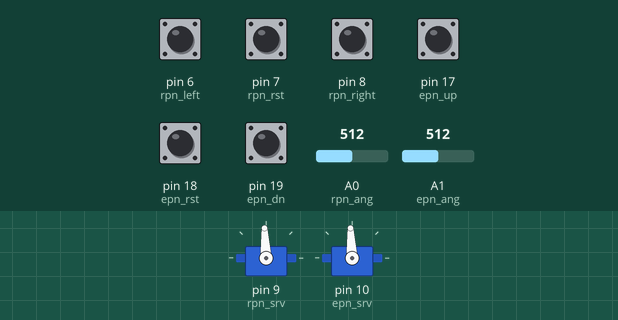
Simulated run of this sketch. Board: Arduino Uno, built with avr-gcc and run on an emulated ATmega328P. Shown: 2 × servo. Inputs (shaded band) come from the test bench; at power-on: pin 6 (rpn_left), pin 7 (rpn_rst), pin 8 (rpn_right), pin 17 (epn_up), pin 18 (epn_rst), pin 19 (epn_dn) HIGH, A0 (rpn_ang) = 512, A1 (epn_ang) = 512.

Above: at 1.2 s.
1.3 s: A0 (rpn_ang) set to 716
At 2.0 s:
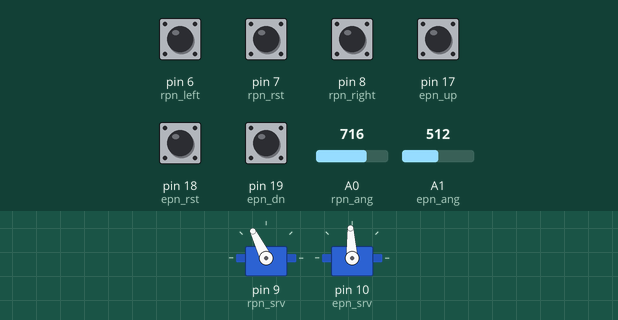
2.8 s: A1 (epn_ang) set to 716
At 3.2 s:
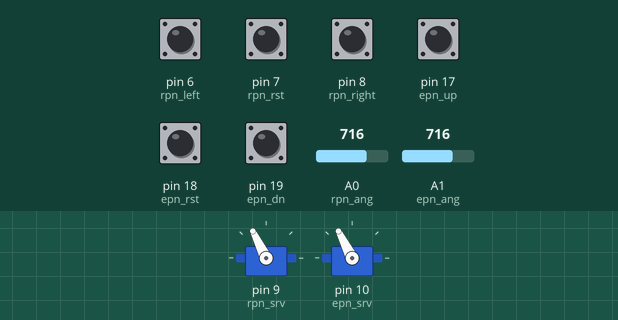
4.3 s: pin 6 (rpn_left) pulled LOW for 0.15 s
At 5.5 s:
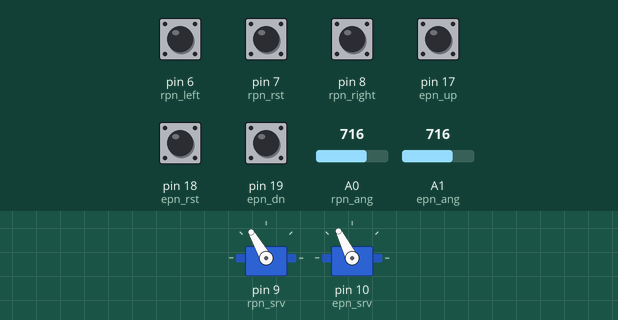
6.0 s: pin 17 (epn_up) pulled LOW for 0.15 s
At 6.8 s:
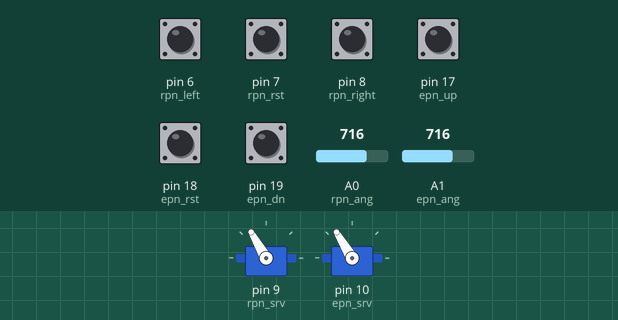
7.7 s: pin 7 (rpn_rst) pulled LOW for 0.15 s
At 9.1 s:
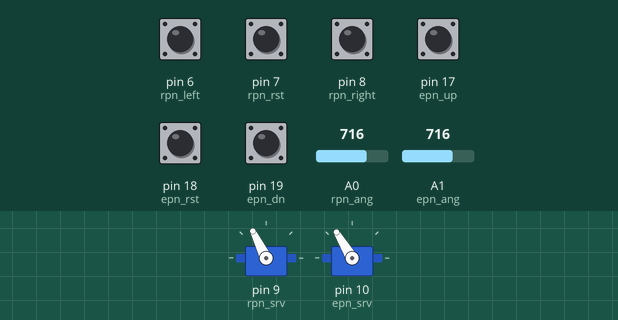
9.4 s: A1 (epn_ang) set to 900
At 10.6 s:
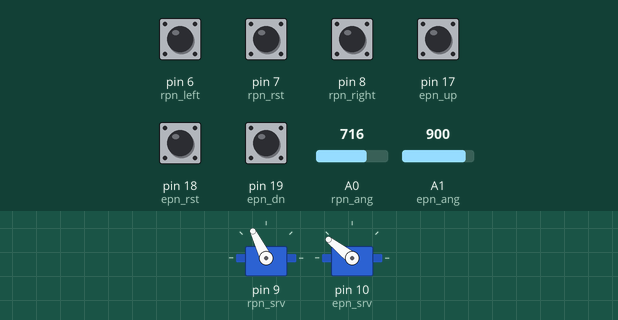
Timing chart, 0 to 11.9 s (numbered marks = the images above; inputs shaded):
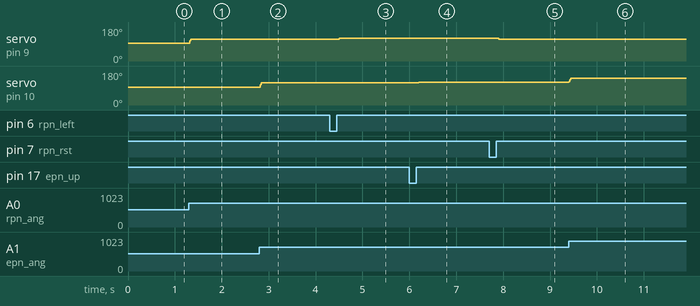

The sketch:

Alcedo_Y.ino
```cpp
/*
ラダー、エレベータ制御プログラム 2018
*/

#include <Servo.h>

//ラダーキーピン宣言
#define rpn_left 6
#define rpn_rst 7
#define rpn_right 8
//エレベータキーピン宣言
#define epn_up 17
#define epn_rst 18
#define epn_dn 19
//サーボピン宣言
#define rpn_srv 9
#define epn_srv 10
//アナログ入力ピン宣言
#define rpn_ang 0
#define epn_ang 1

//以下は各システム処理のための変数となります。スケッチの書き換えは基本、パラメータの部分のみで行ってください。

//パラメータ
//ラダー初期値
const short r_ang_max = 1023;   //アナログ上限値
const short r_ang_min = 0;   //アナログ下限値
const short r_ang_mdl = 512;   //アナログ中央値
const short  r_ang_crange = 0;  //アナログ中央値収束範囲
const boolean r_rvrs = false;     //パルス出力反転フラグ
//エレベータ初期値
const short e_ang_max = 1011;   //アナログ上限値
const short e_ang_min = 0;   //アナログ下限値
const short e_ang_mdl = 512;   //アナログ中央値
const short  e_ang_crange = 0;  //アナログ中央値収束範囲
const boolean e_rvrs = false;     //パルス出力反転フラグ
//ラダー、エレベータ共通初期値
const short pulse_max = 2100;     //パルス変換上限値
const short pulse_min = 900;      //パルス変換下限値
const short angle_max = 2100;     //パルス出力上限値
const short angle_min = 900;     //パルス出力下限値
const char trm_max = 6;           //トリム最大段数
const short mv = 40;              //トリム動作量
const short midle = 1500;         //サーボニュートラル位置
//このシステムの質に関わるパラメータ(あまり大きな値にしないで...)
const short d_avg = 50;           //A/D変換値の平均をとる範囲 1 < d_avg
const short dly = 200;           //トリム受付間隔(ms) チャタリングの防止
const short dband = 0;            //俯瞰幅 < r_mv, e_mv
//デバッグ用フラグ
const boolean v_test = false; //サーボへの信号の電圧のドロップを確認する用

//変数(書き換え禁止)
//トリム用変数
const boolean On = LOW;           //ボタンの状態(on)
const boolean Off = HIGH;         //ボタンの状態(off)
//ラダー用変数
char r_trm_cnt = 0;            //トリム段数
short r_angle;                 //サーボ出力角度
short bfr_angle;               //
short afr_angle;               //
boolean r_left, r_rst, r_right;     //キー入力状態
boolean rk_up, rk_rst, rk_dn;  //キー入力フラグ
short r_value;                 //アナログ読み取り値
short bfr_value[d_avg];               //アナログ読み取り値 before
short r_mv = 0;                //トリム動作量
Servo r_srv;                   //ラダーサーボ変数
unsigned long r_value_sum = 0; //
//エレベータ用変数
char e_trm_cnt = 0;            //トリム段数
short e_angle;                 //サーボ出力角度
short bfe_angle;               //
short afe_angle;               //
boolean e_up, e_rst, e_dn;     //キー入力状態
boolean ek_up, ek_rst, ek_dn;  //キー入力フラグ
short e_value;                 //アナログ読み取り値
short bfe_value[d_avg];               //アナログ読み取り値 before
short e_mv = 0;                //トリム動作量合計
Servo e_srv;                   //エレベータサーボ変数
unsigned long e_value_sum = 0; //

//以下よりメイン動作に関するスケッチとなります。書き換えは動作全体への影響を考慮した上で行ってください。

//パルス反転用関数
short reverse(short angle) {
  angle = angle_max - angle + angle_min;
  return angle;
}

//セットアップ
void setup() {

//ピン設定と入力プルアップ
  pinMode(rpn_left, INPUT_PULLUP);
  pinMode(rpn_rst, INPUT_PULLUP);
  pinMode(rpn_right, INPUT_PULLUP);
  pinMode(epn_up, INPUT_PULLUP);
  pinMode(epn_rst, INPUT_PULLUP);
  pinMode(epn_dn, INPUT_PULLUP);
  pinMode(rpn_srv, INPUT_PULLUP);
  pinMode(epn_srv, INPUT_PULLUP);
//サーボ初期設定
  r_srv.attach(rpn_srv);
  e_srv.attach(epn_srv);
  r_srv.write(midle);
  e_srv.write(midle);
  bfr_angle = midle;
  bfe_angle = midle;
//A/D変換値初期設定
  for(int i; i<d_avg; i++) {
    bfr_value[i] = r_ang_mdl;
  }
  for(int i; i<d_avg; i++) {
    bfe_value[i] = e_ang_mdl;
  }
  r_value = r_ang_mdl;
  e_value = e_ang_mdl;
}

//メインループ
void loop() {

//ラダーアングル処理
  //入力受付
  r_left = digitalRead(rpn_left);
  r_rst = digitalRead(rpn_rst);
  r_right = digitalRead(rpn_right);

  //移動平均によるA/D変換地の読み取り
  bfr_value[d_avg-1] = analogRead(rpn_ang);
  for(int i; i<d_avg-1; i++) {
    bfr_value[i] = bfr_value[i+1];
  }
  for(int i; i<d_avg; i++) {
    r_value_sum += bfr_value[i];
  }
  r_value = r_value_sum / d_avg;
  r_value_sum = 0;
  //
  if(v_test) r_value = r_ang_mdl;

  //入力ボリュームの出力パルス変換
  if (r_value < r_ang_mdl - r_ang_crange) {
    afr_angle = map(r_value, r_ang_min, r_ang_max, pulse_min + r_mv, pulse_max + r_mv);
    //出力パルスのふかん幅調整
    if (afr_angle <= bfr_angle + dband && afr_angle >= bfr_angle - dband) r_angle = bfr_angle;
    else {
      r_angle = afr_angle;
      bfr_angle = afr_angle;
    }
  }
  else if (r_value > r_ang_mdl + r_ang_crange) {
    afr_angle = map(r_value, r_ang_min, r_ang_max, pulse_min + r_mv, pulse_max + r_mv);
    //出力パルスのふかん幅調整
    if (afr_angle <= bfr_angle + dband && afr_angle >= bfr_angle - dband) r_angle = bfr_angle;
    else {
      r_angle = afr_angle;
      bfr_angle = afr_angle;
    }
  }
  //中央(遊び)
  else if (r_value >= r_ang_mdl - r_ang_crange && r_value <= r_ang_mdl + r_ang_crange) {
    r_angle = map(r_value, r_ang_mdl - r_ang_crange, r_ang_mdl + r_ang_crange, midle + r_mv, midle + r_mv);
  }

//エレベータアングル処理
  //入力受付
  e_up = digitalRead(epn_up);
  e_rst = digitalRead(epn_rst);
  e_dn = digitalRead(epn_dn);
  //移動平均によるA/D変換地の読み取り
  bfe_value[d_avg-1] = analogRead(epn_ang);
  for(int i; i<d_avg-1; i++) {
    bfe_value[i] = bfe_value[i+1];
  }
  for(int i; i<d_avg; i++) {
    e_value_sum += bfe_value[i];
  }
  e_value = e_value_sum / d_avg;
  e_value_sum = 0;
  //
  if(v_test) e_value = e_ang_mdl;

  //入力ボリュームの出力パルス変換
  if (e_value < e_ang_mdl - e_ang_crange || e_value > e_ang_mdl + e_ang_crange) {
    afe_angle = map(e_value, e_ang_min , e_ang_max , pulse_min + e_mv , pulse_max + e_mv);
    //出力パルスのふかん幅調整
    if (afe_angle <= bfe_angle + dband && afe_angle >= bfe_angle - dband) e_angle = bfe_angle;
    else {
      e_angle = afe_angle;
      bfe_angle = afe_angle;
    }
  }
  //中央(遊び)
  else if (e_value >= e_ang_mdl - e_ang_crange && e_value <= e_ang_mdl + e_ang_crange) {
    e_angle = map(e_value, e_ang_mdl - e_ang_crange, e_ang_mdl + e_ang_crange, midle + e_mv, midle + e_mv);
  }

//ラダートリム処理
  //キー入力なし
  if (r_left==Off && r_rst==Off && r_right==Off) {
    rk_up = rk_rst = rk_dn = false;
  }
  //UP入力あり
  else if (r_left==On && r_rst==Off && r_right==Off && r_trm_cnt<trm_max && rk_up == false) {
    r_mv += mv ;
    r_trm_cnt++;
    rk_up = true;
    delay(dly);
  }
  //DOWN入力あり
  else if (r_left==Off && r_rst==Off && r_right==On && r_trm_cnt>-trm_max && rk_dn == false) {
    r_mv -=  mv;
    r_trm_cnt--;
    rk_dn = true;
    delay(dly);
  }
  //RESET入力あり
  else if (r_left==Off && r_rst==On && r_right==Off && rk_rst == false) {
    r_mv = 0;
    r_trm_cnt=0; //トリムキーリセット
    rk_rst = true;
    delay(dly);
  }

//エレベータトリム処理
  //キー入力なし
  if (e_up==Off && e_rst==Off && e_dn==Off) {
   ek_up = ek_rst = ek_dn = false;
  }
  //UP入力あり
  else if (e_up==On && e_rst==Off && e_dn==Off && e_trm_cnt<trm_max && ek_up == false) {
    e_mv += mv ;
    e_trm_cnt++;
    ek_up = true;
    delay(dly);
  }
  //DOWN入力あり
  else if (e_up==Off && e_rst==Off && e_dn==On && e_trm_cnt>-trm_max && ek_dn == false) {
    e_mv -=  mv;
    e_trm_cnt--;
    ek_dn = true;
    delay(dly);
  }
  //RESET入力あり
  else if (e_up==Off && e_rst==On && e_dn==Off && ek_rst == false) {
    e_mv = 0;
    e_trm_cnt=0; //トリムキーリセット
    ek_rst = true;
    delay(dly);
  }

//２軸サーボ動作の範囲の制限
  r_angle = constrain(r_angle, angle_min, angle_max);
  e_angle = constrain(e_angle, angle_min, angle_max);

//パルス出力反転(フラグ立ち上がり時のみ)
  if(r_rvrs) r_angle = reverse(r_angle);
  if(e_rvrs) e_angle = reverse(e_angle);

//２軸サーボ動作
  r_srv.write(r_angle);
  e_srv.write(e_angle);
}
```

Measured:
- after the input at 1.3 s, servo on pin 9 (rpn_srv): 93° → 116° at once
- after the input at 2.8 s, servo on pin 10 (epn_srv): 93° → 117° at once
- after the input at 4.3 s, servo on pin 9 (rpn_srv): 116° → 120° after 0.20 s
- after the input at 6.0 s, servo on pin 10 (epn_srv): 117° → 121° after 0.20 s
- after the input at 7.7 s, servo on pin 9 (rpn_srv): 120° → 116° after 0.20 s
- after the input at 9.4 s, servo on pin 10 (epn_srv): 121° → 142° at once
